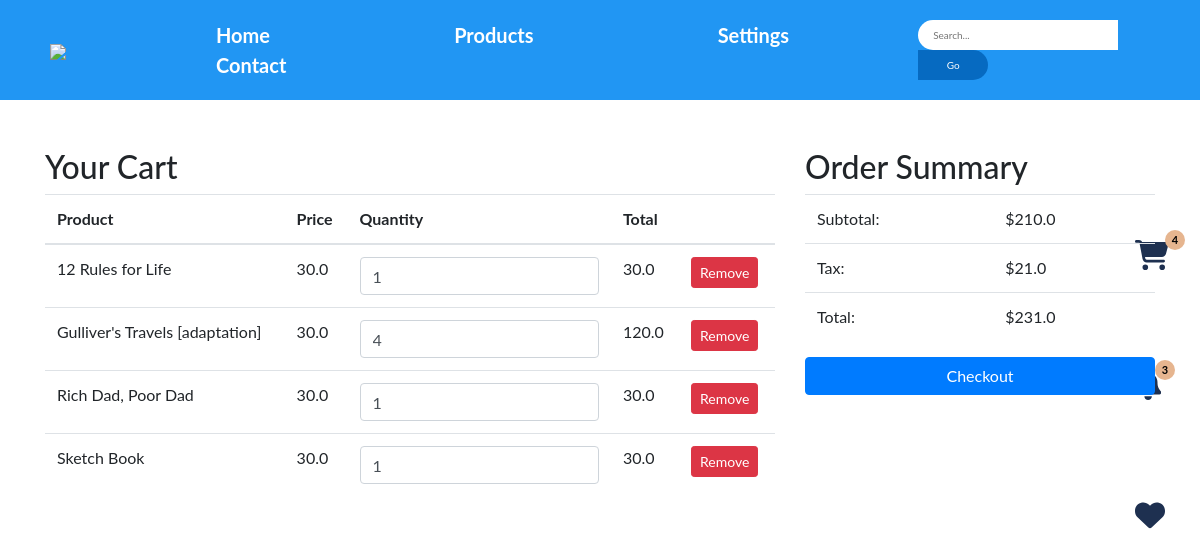
The app's page /cart_page (signed in), older data.
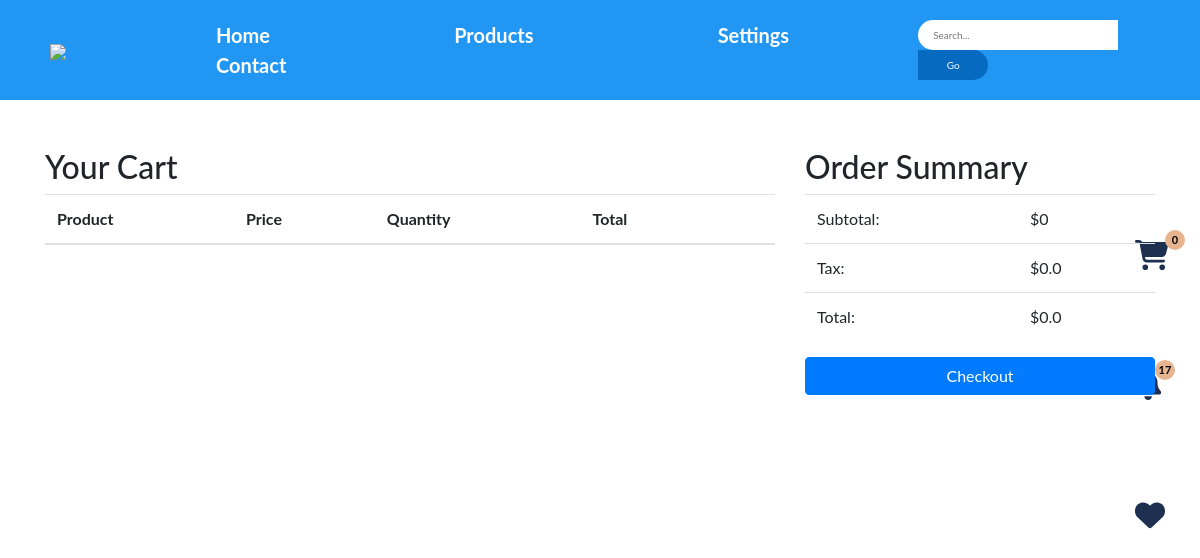
The same page, newer data.
### main.py (models this page shows)
class Book(db.Model):
    _tablename_ = 'book'
    id = db.Column(db.Integer, primary_key=True)
    coverId = db.Column(db.String(100), unique=True, nullable=False)
    bookName = db.Column(db.String(200), nullable=False)
    author = db.Column(db.String(200), nullable=False)
    publishedYear = db.Column(db.Integer, nullable=False)
    editionCount = db.Column(db.Integer, nullable=False)
    searches = db.relationship('Search', secondary=book_search._tablename_, lazy='subquery',
        backref=db.backref('books', lazy=True))

class CartItem(db.Model):
    __tablename__ = 'cartitems'
    id = db.Column(db.Integer, primary_key=True)
    user_id = db.Column(db.Integer, nullable=False)
    book_id = db.Column(db.Integer, nullable=False)
    price = db.Column(db.Float, nullable=False)
    quantity = db.Column(db.Integer, nullable=False)
    total_price = db.Column(db.Float, nullable=False)

### main.py (the view)
@app.route('/cart_page', methods=['GET'])
def cart_page():
    cart_items = getCartItems()
    cart_item_names = [db.session.query(Book).filter(Book.id == cart_item.book_id).first().bookName for cart_item in cart_items]
    subtotal = sum([cart_item.total_price for cart_item in cart_items])
    tax = subtotal * 0.1
    total = subtotal + tax
    return render_template('cart_page.html',
                           cart_items=cart_items,
                           cart_item_names=cart_item_names,
                           subtotal=subtotal,
                           tax=tax,
                           total=total, cart_items_count=getCartItemsCount(),
                              notification_count=getUnreadNotificationCount())

### main.py (called while the page is built)
def getCartItems():
    user_id = db.session.query(User).get(session['user']).id
    cart_items = db.session.query(CartItem).filter(CartItem.user_id == user_id).all()
    return cart_items

def getCartItemsCount():
    return len(getCartItems())

def getUnreadNotificationCount():
    unread_notifications = db.session.query(Notification).filter(Notification.user == session['user'], Notification.isRead == False).all()
    return len(unread_notifications)

### templates/cart_page.html (shortened to what this page needs)
<!DOCTYPE html>
<html lang="en">
<head>
    <link rel="stylesheet" href="https://maxcdn.bootstrapcdn.com/bootstrap/4.5.2/css/bootstrap.min.css">
</head>
<body>
    {% include "header.html" %}
    <section id="cart-items" class="container mt-5">
        <div class="row">
            <div class="col-md-8">
                <h2>Your Cart</h2>
                <table class="table">
                    <thead>
                        <tr>
                            <th>Product</th>
                            <th>Price</th>
                            <th>Quantity</th>
                            <th>Total</th>
                            <th></th>
                        </tr>
                    </thead>
                    <tbody>
                        {% for i in range(cart_items|length) %}
                        <tr>
                            <td>{{cart_item_names[i]}}</td>
                            <td>{{cart_items[i].price}}</td>
                            <td>
                                <input type="number" class="form-control" id='{{cart_items[i].id}}' value="{{cart_items[i].quantity}}" min="1">
                            </td>
                            <td>{{cart_items[i].total_price}}</td>
                            <td>
                                <button class="btn btn-danger btn-sm remove-item">Remove</button>
                            </td>
                        </tr>
                        {% endfor %}
                    </tbody>
                </table>
            </div>
            <div class="col-md-4">
                <h2>Order Summary</h2>
                <table class="table">
                    <tbody>
                        <tr>
                            <td>Subtotal:</td>
                            <td>${{subtotal}}</td>
                        </tr>
                        <tr>
                            <td>Tax:</td>
                            <td>${{tax}}</td>
                        </tr>
                        <tr>
                            <td>Total:</td>
                            <td>${{total}}</td>
                        </tr>
                    </tbody>
                </table>
                {% if cart_items|length != 0 %}
                <a href="{{url_for('billing_page')}}"><button class="btn btn-primary w-100">Checkout</button></a>
                {% else %}
                <a href=""><button class="btn btn-primary w-100">Checkout</button></a>
                {% endif %}
            </div>
        </div>
    </section>
</body>
</html>

Row changes from the older to the newer data that the page shows:
no longer on this page (row unchanged): Book: bookName "12 Rules for Life"
removed CartItem: price "30.0", quantity "1", total_price "30.0"
no longer on this page (row unchanged): Book: bookName "Gulliver's Travels [adaptation]"
removed CartItem: price "30.0", quantity "4", total_price "120.0"
no longer on this page (row unchanged): Book: bookName "Rich Dad, Poor Dad"
removed CartItem: price "30.0", quantity "1", total_price "30.0"
no longer on this page (row unchanged): Book: bookName "Sketch Book"
removed CartItem: price "30.0", quantity "1", total_price "30.0"
Text that changed along with them:
{{ cart_items_count }}: "4" → "0"
{{ notification_count }}: "3" → "17"
{{ subtotal }}: "210.0" → "0"
{{ tax }}: "21.0" → "0.0"
{{ total }}: "231.0" → "0.0"
list line gone: "Remove"
